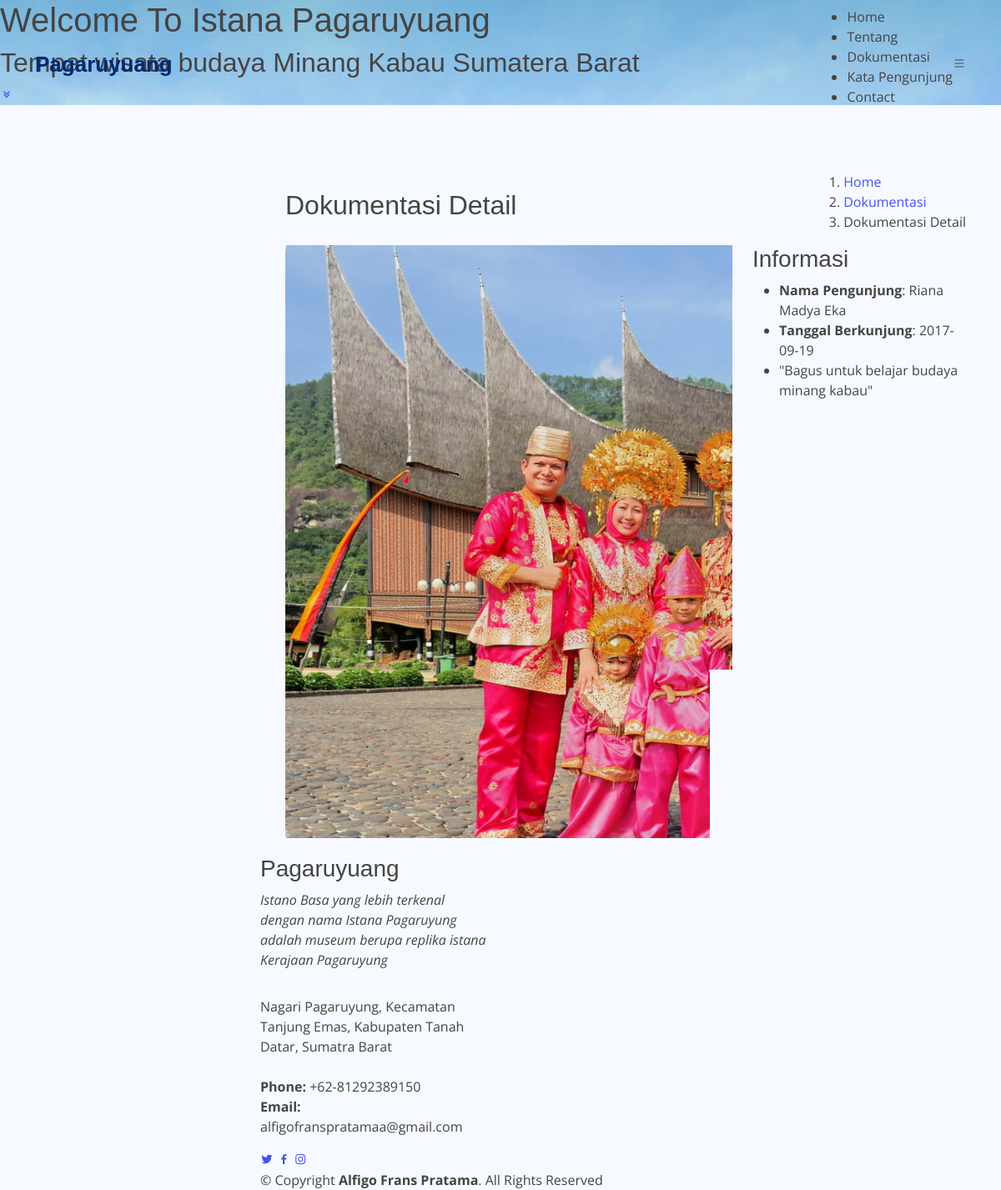
The app's page /landingpage/dokumentasi/2 with its own data.
### tables this page shows
CREATE TABLE `tb_settings` (
  `id` int(11) NOT NULL,
  `judul_halaman` varchar(255) DEFAULT NULL,
  `text_sambutan` varchar(255) DEFAULT NULL,
  `desc_sambutan` text DEFAULT NULL,
  `sampul_website` varchar(255) DEFAULT NULL,
  `desc_web` varchar(255) DEFAULT NULL,
  `alamat` text DEFAULT NULL,
  `phone` char(20) DEFAULT NULL,
  `email` varchar(100) DEFAULT NULL,
  `twitter` varchar(255) DEFAULT NULL,
  `facebook` varchar(255) DEFAULT NULL,
  `instagram` varchar(255) DEFAULT NULL
);

CREATE TABLE `tb_dokumentasi` (
  `id_dokumentasi` int(11) NOT NULL,
  `thumbnail` varchar(255) NOT NULL,
  `nama_pengunjung` varchar(255) NOT NULL,
  `tanggal` date NOT NULL,
  `deskripsi` varchar(255) NOT NULL,
  `views` int(11) NOT NULL
);

### application/views/page/layout.php (called while the page is built)
<?php
require_once 'templates/head.php';
require_once 'templates/content.php';
require_once 'templates/footer.php';
?>

### application/controllers/Landingpage.php (called while the page is built, shortened)
<?php
class Landingpage extends CI_Controller
{
    public function dokumentasi($id)
    {
        $settings = $this->db->get('tb_settings')->row_array();
        $dokumentasi = $this->db->get_where('tb_dokumentasi', ['id_dokumentasi' => $id])->row_array();
        $data = array(
            'title' => 'Istana Pagaruyuang',
            'isi' => 'page/dokumentasi/detail',
            'settings' => $settings,
            'dokumentasi' => $dokumentasi,
        );
        $this->load->view('page/layout', $data, FALSE);
    }
}

### index.php (called while the page is built, shortened)
<?php
require_once BASEPATH.'core/CodeIgniter.php';

### application/views/page/templates/content.php (called while the page is built)
<?php
if($isi){
    $this->load->view($isi);
}

### application/views/page/dokumentasi/detail.php (the view, shortened to what this page needs)
<main id="main">
    <section class="breadcrumbs">
        <div class="container">
            <div class="d-flex justify-content-between align-items-center">
                <h2>Dokumentasi Detail</h2>
                <ol>
                    <li><a href="<?= base_url('') ?>">Home</a></li>
                    <li><a href="<?= base_url('landingpage/alldokumentasi/') ?>">Dokumentasi</a></li>
                    <li>Dokumentasi Detail</li>
                </ol>
            </div>
        </div>
    </section>
    <section id="portfolio" class="portfolio">
        <div class="container">
            <div class="row gy-4">
                <div class="col-lg-8">
                    <div class="portfolio-details-slider swiper">
                        <div class="swiper-wrapper align-items-center">
                            <div class="swiper-slide">
                                <img src="<?= base_url('vendor/dokumentasi/') . $dokumentasi['thumbnail']; ?>" alt="">
                            </div>
                        </div>
                    </div>
                </div>
                <div class="col-lg-4">
                    <div class="portfolio-info">
                        <h3>Informasi</h3>
                        <ul>
                            <li><strong>Nama Pengunjung</strong>: <?= $dokumentasi['nama_pengunjung'] ?></li>
                            <li><strong>Tanggal Berkunjung</strong>: <?= $dokumentasi['tanggal']; ?></li>
                            <li>
                                <p>
                                    "<?php echo $dokumentasi['deskripsi'] ?>"
                                </p>
                            </li>
                        </ul>
                    </div>
                </div>
            </div>
        </div>
    </section>
</main>

### application/views/page/templates/head.php (shortened to what this page needs)
<!DOCTYPE html>
<html lang="en">
<head>
    <link href="<?= base_url('vendor/landingpage/') ?>assets/vendor/aos/aos.css" rel="stylesheet">
    <link href="<?= base_url('vendor/landingpage/') ?>assets/vendor/bootstrap/css/bootstrap.min.css" rel="stylesheet">
    <link href="<?= base_url('vendor/landingpage/') ?>assets/vendor/bootstrap-icons/bootstrap-icons.css" rel="stylesheet">
    <link href="<?= base_url('vendor/landingpage/') ?>assets/vendor/boxicons/css/boxicons.min.css" rel="stylesheet">
    <link href="<?= base_url('vendor/landingpage/') ?>assets/vendor/glightbox/css/glightbox.min.css" rel="stylesheet">
    <link href="<?= base_url('vendor/landingpage/') ?>assets/vendor/swiper/swiper-bundle.min.css" rel="stylesheet">
    <link href="<?= base_url('vendor/landingpage/') ?>assets/css/style.css" rel="stylesheet">
</head>
<body>
    <header id="header" class="fixed-top header-transparent">
        <div class="container d-flex align-items-center justify-content-between">
            <div class="logo">
                <h1 class="text-light"><a href="<?= base_url(''); ?>"><span><?= $settings['judul_halaman'] ?></span></a></h1>
            </div>
            <nav id="navbar" class="navbar">
                <ul>
                    <li><a class="nav-link scrollto active" href="#hero">Home</a></li>
                    <li><a class="nav-link scrollto" href="#tentang">Tentang</a></li>
                    <li><a class="nav-link scrollto" href="#dokumentasi">Dokumentasi</a></li>
                    <li><a class="nav-link scrollto" href="#katapengunjung">Kata Pengunjung</a></li>
                    <li><a class="nav-link scrollto" href="#contact">Contact</a></li>
                </ul>
                <i class="bi bi-list mobile-nav-toggle"></i>
            </nav>
        </div>
    </header>
    <section id="hero">
        <div class="hero-container" data-aos="fade-up">
            <h1><?= $settings['text_sambutan']; ?></h1>
            <h2><?= $settings['desc_sambutan'] ?></h2>
            <a href="#about" class="btn-get-started scrollto"><i class="bx bx-chevrons-down"></i></a>
        </div>
    </section>

### application/views/page/templates/footer.php (shortened to what this page needs)
<footer id="footer">
    <div class="footer-top">
        <div class="container">
            <div class="row">
                <div class="col-lg-4 col-md-6">
                    <div class="footer-info">
                        <h3><?= $settings['judul_halaman'] ?></h3>
                        <p class="pb-3"><em><?= $settings['desc_web'] ?></em></p>
                        <p>
                            <?= $settings['alamat'] ?><br><br>
                            <strong>Phone:</strong> <?= $settings['phone'] ?><br>
                            <strong>Email:</strong> <?= $settings['email'] ?><br>
                        </p>
                        <div class="social-links mt-3">
                            <a href="<?= $settings['twitter'] ?>" class="twitter"><i class="bx bxl-twitter"></i></a>
                            <a href="<?= $settings['facebook'] ?>" class="facebook"><i class="bx bxl-facebook"></i></a>
                            <a href="<?= $settings['instagram'] ?>" class="instagram"><i class="bx bxl-instagram"></i></a>
                        </div>
                    </div>
                </div>
            </div>
        </div>
    </div>
    <div class="container">
        <div class="copyright">
            &copy; Copyright <strong><span>Alfigo Frans Pratama</span></strong>. All Rights Reserved
        </div>
    </div>
</footer>
</body>
</html>

### records on screen
tb_settings: judul_halaman "Pagaruyuang", text_sambutan "Welcome To Istana Pagaruyuang", desc_sambutan "Tempat wisata budaya Minang Kabau Sumatera Barat", desc_web "Istano Basa yang lebih terkenal dengan nama Istana Pagaruyung adalah museum berupa replika istana Kerajaan Pagaruyung", alamat "Nagari Pagaruyung, Kecamatan Tanjung Emas, Kabupaten Tanah Datar, Sumatra Barat", phone "+62-81292389150", email "alfigofranspratamaa@gmail.com"
tb_dokumentasi: thumbnail (picture), nama_pengunjung "Riana Madya Eka", tanggal "2017-09-19", deskripsi "Bagus untuk belajar budaya minang kabau"
